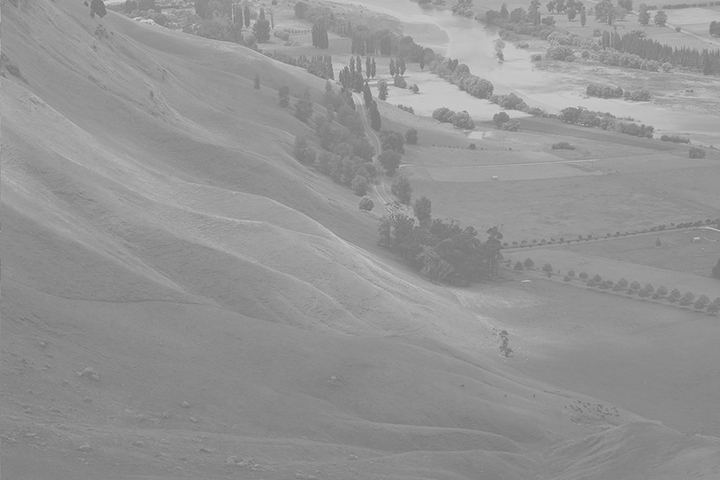
#> input picture images/Hawkes.jpg, 720 x 480 px
$ python 14_equalize.py
#> lines starting #> are read from the running program, lines starting #| are printed output that depends on the picture
import cv2
import matplotlib.pyplot as plt

img1 = cv2.imread('./images/Hawkes.jpg', cv2.IMREAD_GRAYSCALE)
#> img1 is the input picture: shape (480, 720); min 112, max 214, mean 148

# 히스토그램 평활화
# 이미지의 전체 밝기 분포를 고르게 퍼뜨려 명암 대비를 향상시키는 기법
dst1 = cv2.equalizeHist(img1)  # 뭉쳐있는거 평탄화. 그레이스케일(1채널)에서만 가능
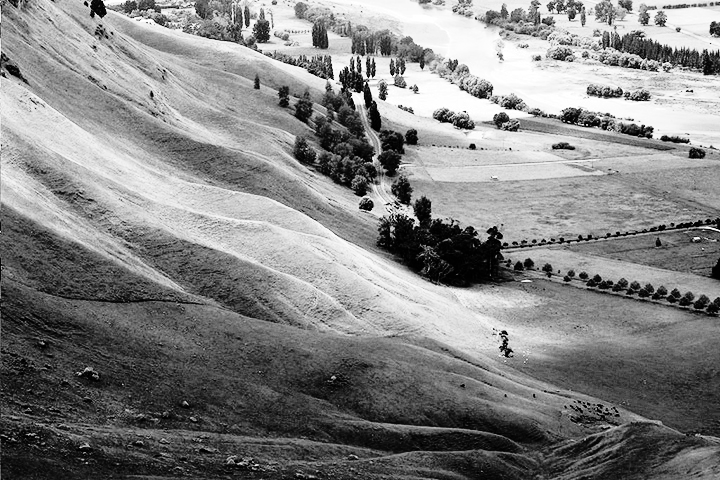
#> dst1: shape (480, 720); min 0, max 255, mean 130.5

img2 = cv2.imread('./images/field.bmp')
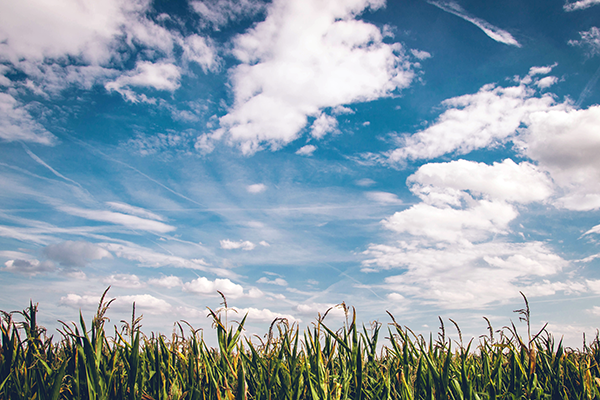
#> input picture images/field.bmp, 600 x 400 px
#> img2 is the input picture: shape (400, 600, 3); mean B, G, R 173.2, 160.3, 141.8
# YCrCb 색공간
# Y : 밝기(명도), Cr : 빨강 계열 색상 정보, Cb : 파란 계열 색상 정보
# 밝기를 조절해서 진하게 한다
dst2 = cv2.cvtColor(img2, cv2.COLOR_BGR2YCrCb)
#> dst2: shape (400, 600, 3); mean of channels 0, 1, 2 156.2, 117.7, 137.6
ycrcb = cv2.split(dst2)
ycrcb = list(ycrcb)
#> ycrcb = 3 items
# print(ycrcb)  # 3개로 나뉘어져 있다 y cr cb
ycrcb[0] = cv2.equalizeHist(ycrcb[0])  # 평탄화
dst2 = cv2.merge(ycrcb)  # 다시 합쳐주기
#> dst2: shape (400, 600, 3); mean of channels 0, 1, 2 128.1, 117.7, 137.6
dst2 = cv2.cvtColor(dst2, cv2.COLOR_YCrCb2BGR)
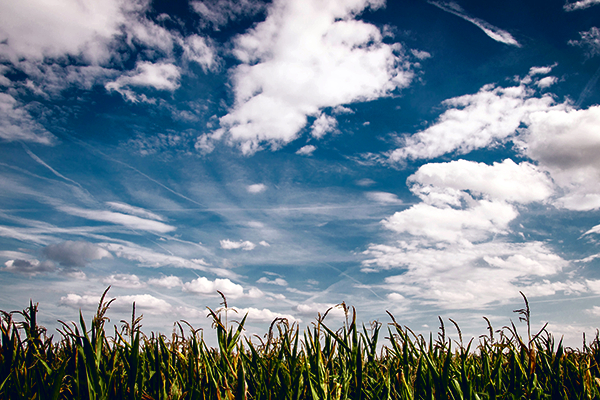
#> dst2: shape (400, 600, 3); mean B, G, R 145.3, 132.1, 115.1


hist1 = cv2.calcHist([img1], [0], None, [256], [0, 255])
#> hist1 = 256 values, max 13863 at index 138, min 0 at index 0, mean 1350
hist2 = cv2.calcHist([dst1], [0], None, [256], [0, 255])
#> hist2 = 256 values, max 13863 at index 73, min 0 at index 5, mean 1345.3

hists = {'hist1': hist1, 'hist2': hist2}

cv2.imshow('img1', img1)
cv2.imshow('img2', img2)
cv2.imshow('dst1', dst1)
cv2.imshow('dst2', dst2)

# [6 lines of commented-out code are left out]

cv2.waitKey()

# split(), merge()를 사용하지 않고, 슬라이싱과 인덱싱을 이용하여 위 예제와 동일하게 결과 영상을 만들어보자
